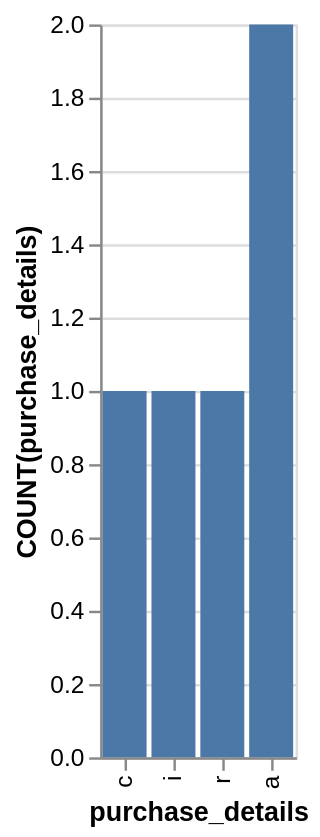

Specify this chart in Vega-Lite:
### Vega-Lite specification from a JSON file in a GitHub repository (floating-point values rounded to 4 significant figures)
{"data": {"values": [{"x_data": "c", "y_data": 1}, {"x_data": "i", "y_data": 1}, {"x_data": "r", "y_data": 1}, {"x_data": "a", "y_data": 2}]}, "mark": "bar", "encoding": {"x": {"field": "x_data", "type": "nominal", "title": "purchase_details", "sort": {"op": "sum", "field": "y_data", "order": "ascending"}}, "y": {"field": "y_data", "type": "quantitative", "title": "COUNT(purchase_details)"}}}
